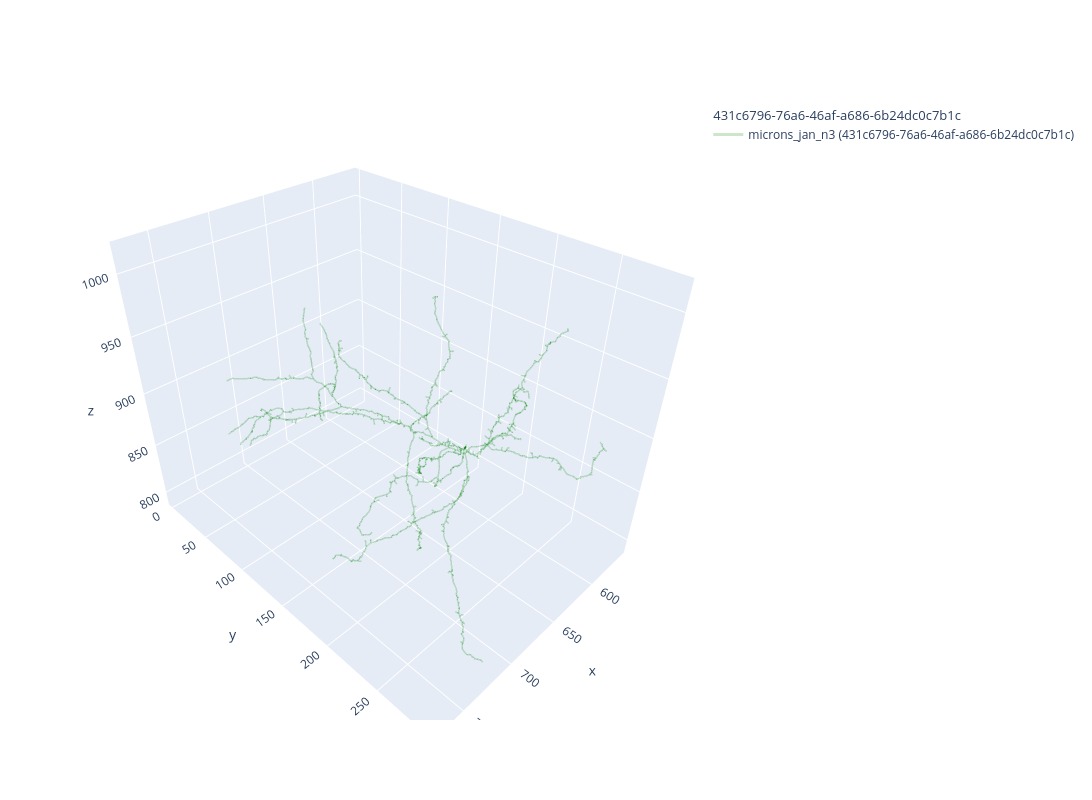
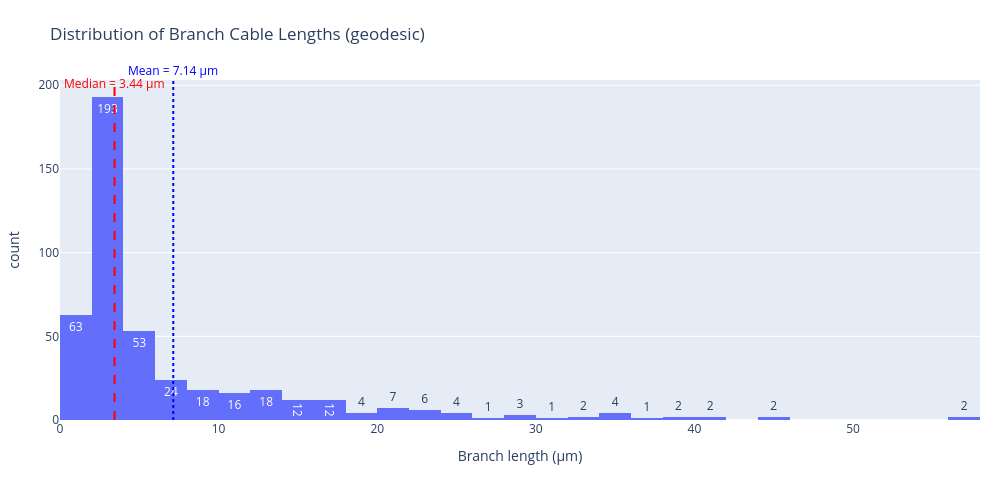
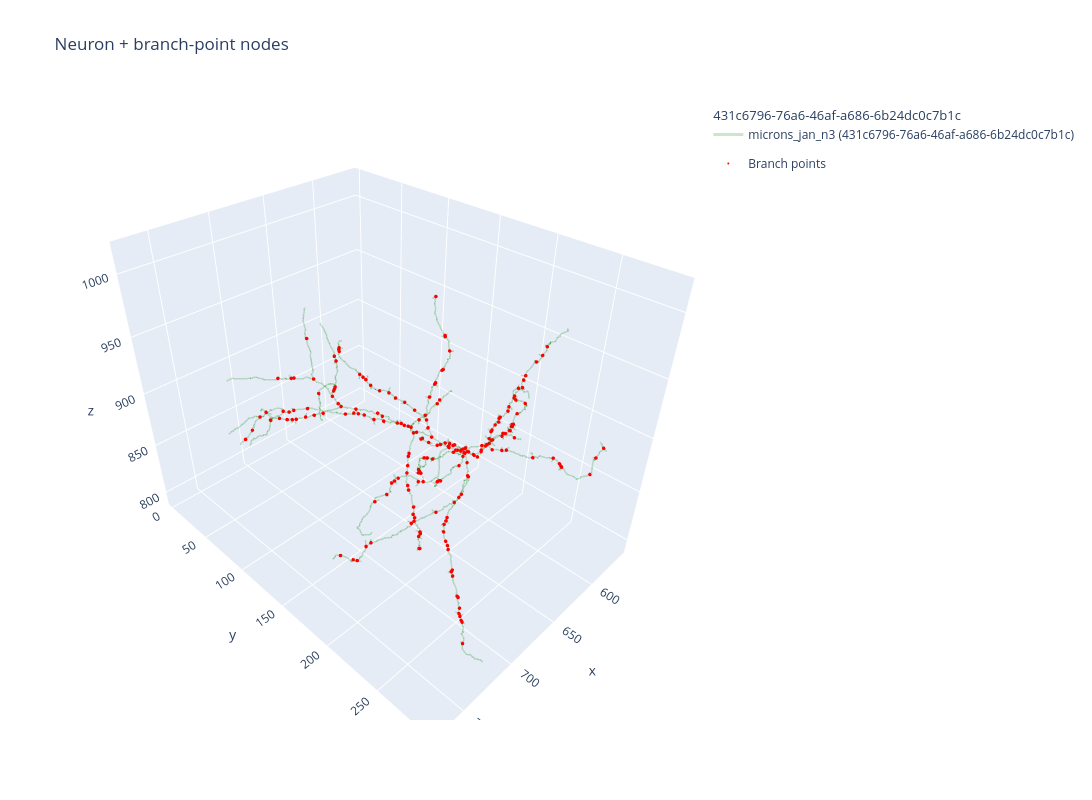
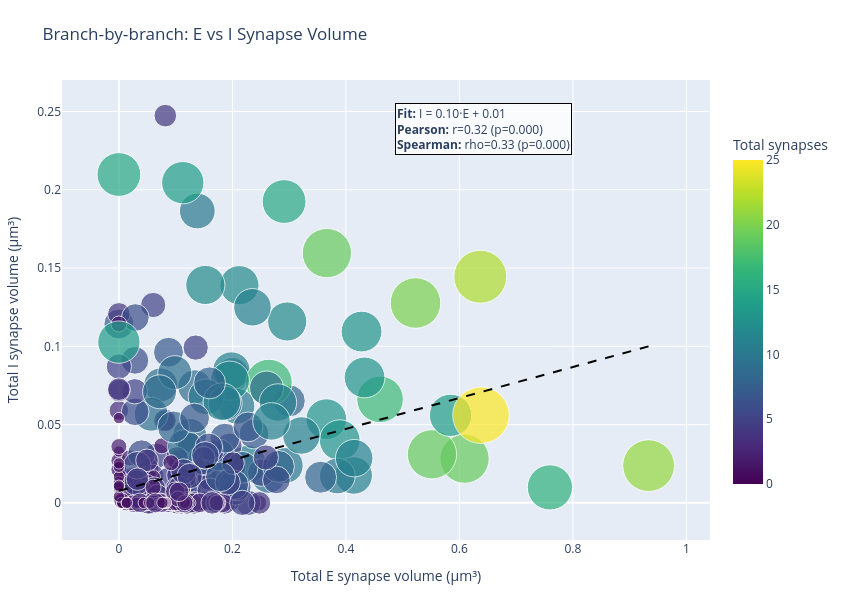

Notebook code for these charts, in order:
### Code cell
# =============================================================================
# 25. BRANCH VISUALIZATIONS
# =============================================================================
# Create comprehensive branch analysis visualizations

importlib.reload(src.visualization.visualization_orchestrator)
from src.visualization.visualization_orchestrator import create_branch_visualizations

# Create branch visualizations
branch_visualizations = create_branch_visualizations(
    neuron_splits=neuron_splits,
    branch_df=branch_df,
    filtered_branch_df=filtered_branch_df,
    filter_stats=filter_stats,
    syn_exec_df=syn_exec_df,
    syn_inh_df=syn_inh_df,
    neuron_skel=neuron,
    junctions_list=junctions_list,
    calculation_nodes=calculation_nodes,
    neuron_id=cfg.input.neuron_id,
    output_base_dir=output_base_dir,
    save_plots=True
)

print(f"\n Branch visualizations created:")
for viz_name, fig in branch_visualizations.items():
    print(f"   • {viz_name}")

# Display the visualizations
print(f"\n Displaying branch visualizations...")

# 1. Branch length distribution
if 'branch_length_distribution' in branch_visualizations:
    print(f"\n Branch Length Distribution:")
    branch_visualizations['branch_length_distribution'].show()

# 2. Branch points 3D visualization
if 'branch_points_3d' in branch_visualizations:
    print(f"\n Branch Points 3D Visualization:")
    branch_visualizations['branch_points_3d'].show()

# 3. Branch volume correlation
if 'branch_volume_correlation' in branch_visualizations:
    print(f"\n Branch Volume Correlation:")
    branch_visualizations['branch_volume_correlation'].show()

# 4. Branch synapse count correlation
if 'branch_synapse_count_correlation' in branch_visualizations:
    print(f"\n Branch Synapse Count Correlation:")
    branch_visualizations['branch_synapse_count_correlation'].show()

# 5. Branch filtering summary
if 'branch_filtering_summary' in branch_visualizations:
    print(f"\n Branch Filtering Summary:")
    branch_visualizations['branch_filtering_summary'].show()

print(f"\n Branch visualizations completed successfully!")

### Figure 1 — Plotly figure (JSON) as saved in the notebook; plotly's stock layout.template omitted (floating-point values rounded to 4 significant figures; data arrays with more than 128 entries replaced by an {"elided": "..."} marker saying what was removed)
{"data": [{"hoverinfo": "none", "hovertext": " ", "legendgroup": "431c6796-76a6-46af-a686-6b24dc0c7b1c", "legendgrouptitle": {"text": "431c6796-76a6-46af-a686-6b24dc0c7b1c"}, "line": {"color": "rgb(0,128,0)", "dash": "solid", "width": 3}, "mode": "lines", "name": "microns_jan_n3 (431c6796-76a6-46af-a686-6b24dc0c7b1c)", "opacity": 0.2, "showlegend": true, "type": "scatter3d", "x": {"elided": "31980 float values"}, "y": {"elided": "31980 float values"}, "z": {"elided": "31980 float values"}}], "layout": {"height": 800, "width": 1200}}

### Figure 2 — Plotly figure (JSON) as saved in the notebook; plotly's stock layout.template omitted (floating-point values rounded to 4 significant figures; data arrays with more than 128 entries replaced by an {"elided": "..."} marker saying what was removed)
{"data": [{"bingroup": "x", "hovertemplate": "Branch length (μm)=%{x}<br>count=%{y}<extra></extra>", "legendgroup": "", "marker": {"color": "#636efa", "pattern": {"shape": ""}}, "name": "", "nbinsx": 50, "orientation": "v", "showlegend": false, "texttemplate": "%{value}", "type": "histogram", "x": {"elided": "450 float values"}, "xaxis": "x", "yaxis": "y"}], "layout": {"annotations": [{"font": {"color": "red"}, "showarrow": false, "text": "Median = 3.44 μm", "x": 3.438, "xref": "x", "y": 1.02, "yref": "paper"}, {"font": {"color": "blue"}, "showarrow": false, "text": "Mean = 7.14 μm", "x": 7.141, "xref": "x", "y": 1.06, "yref": "paper"}], "barmode": "relative", "height": 500, "legend": {"tracegroupgap": 0}, "margin": {"b": 80, "l": 60, "r": 20, "t": 80}, "shapes": [{"line": {"color": "red", "dash": "dash", "width": 2}, "type": "line", "x0": 3.438, "x1": 3.438, "xref": "x", "y0": 0, "y1": 1, "yref": "paper"}, {"line": {"color": "blue", "dash": "dot", "width": 2}, "type": "line", "x0": 7.141, "x1": 7.141, "xref": "x", "y0": 0, "y1": 1, "yref": "paper"}], "title": {"text": "Distribution of Branch Cable Lengths (geodesic)"}, "width": 1000, "xaxis": {"anchor": "y", "domain": [0, 1], "title": {"text": "Branch length (μm)"}}, "yaxis": {"anchor": "x", "domain": [0, 1], "title": {"text": "count"}}}}

### Figure 3 — Plotly figure (JSON) as saved in the notebook; plotly's stock layout.template omitted (floating-point values rounded to 4 significant figures; data arrays with more than 128 entries replaced by an {"elided": "..."} marker saying what was removed)
{"data": [{"hoverinfo": "none", "hovertext": " ", "legendgroup": "431c6796-76a6-46af-a686-6b24dc0c7b1c", "legendgrouptitle": {"text": "431c6796-76a6-46af-a686-6b24dc0c7b1c"}, "line": {"color": "rgb(0,128,0)", "dash": "solid", "width": 3}, "mode": "lines", "name": "microns_jan_n3 (431c6796-76a6-46af-a686-6b24dc0c7b1c)", "opacity": 0.2, "showlegend": true, "type": "scatter3d", "x": {"elided": "31980 float values"}, "y": {"elided": "31980 float values"}, "z": {"elided": "31980 float values"}}, {"marker": {"color": "red", "size": 2}, "mode": "markers", "name": "Branch points", "type": "scatter3d", "x": {"elided": "449 float values"}, "y": {"elided": "449 float values"}, "z": {"elided": "449 float values"}}], "layout": {"height": 800, "scene": {"aspectmode": "data"}, "title": {"text": "Neuron + branch-point nodes"}, "width": 1200}}

### Figure 4 — Plotly figure (JSON) as saved in the notebook; plotly's stock layout.template omitted (floating-point values rounded to 4 significant figures; data arrays with more than 128 entries replaced by an {"elided": "..."} marker saying what was removed)
{"data": [{"hovertemplate": "Total E synapse volume (µm³)=%{x}<br>Total I synapse volume (µm³)=%{y}<br>Total synapses=%{marker.color}<extra></extra>", "legendgroup": "", "marker": {"color": {"elided": "427 int values"}, "coloraxis": "coloraxis", "size": {"elided": "427 int values"}, "sizemode": "area", "sizeref": 0.01562, "symbol": "circle"}, "mode": "markers", "name": "", "orientation": "v", "showlegend": false, "type": "scatter", "x": {"elided": "427 float values"}, "xaxis": "x", "y": {"elided": "427 float values"}, "yaxis": "y"}, {"line": {"color": "black", "dash": "dash", "width": 2}, "mode": "lines", "showlegend": false, "type": "scatter", "x": [0.0, 0.9333], "y": [0.007654, 0.09998]}], "layout": {"annotations": [{"align": "left", "bgcolor": "rgba(255,255,255,0.8)", "bordercolor": "black", "borderwidth": 1, "font": {"size": 12}, "showarrow": false, "text": "<b>Fit:</b> I = 0.10·E + 0.01<br><b>Pearson:</b> r=0.32 (p=0.000)<br><b>Spearman:</b> rho=0.33 (p=0.000)", "x": 0.65, "xref": "paper", "y": 0.95, "yref": "paper"}], "coloraxis": {"colorbar": {"len": 0.8, "title": {"text": "Total synapses"}, "x": 1.02}, "colorscale": [[0, "#440154"], [0.1111, "#482878"], [0.2222, "#3e4989"], [0.3333, "#31688e"], [0.4444, "#26828e"], [0.5556, "#1f9e89"], [0.6667, "#35b779"], [0.7778, "#6ece58"], [0.8889, "#b5de2b"], [1, "#fde725"]]}, "height": 600, "legend": {"itemsizing": "constant", "tracegroupgap": 0}, "margin": {"b": 60, "l": 60, "r": 80, "t": 80}, "title": {"text": "Branch‐by‐branch: E vs I Synapse Volume"}, "width": 850, "xaxis": {"anchor": "y", "domain": [0, 1], "title": {"text": "Total E synapse volume (µm³)"}}, "yaxis": {"anchor": "x", "domain": [0, 1], "title": {"text": "Total I synapse volume (µm³)"}}}}
